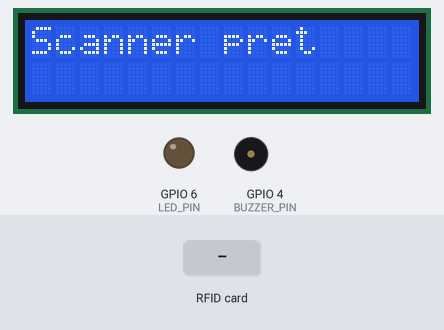
Simulated run of this sketch. Board: ESP32-S3. Parts: 16×2 character LCD, output pins drawn as LEDs (lit = HIGH), buzzer (waves = sounding). The test bench sets the inputs (shaded band). What the sketch prints to the serial monitor is not drawn.

Above: at 0.2 s.
At 2.3 s:
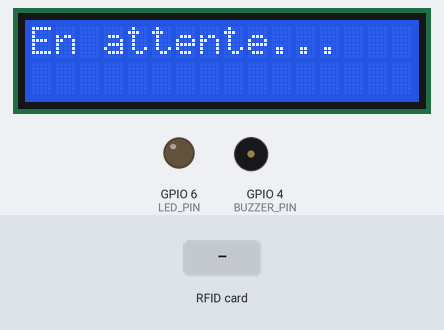
2.4 s: RFID card 5E 7A 19 C4 held to the reader
At 3.6 s:
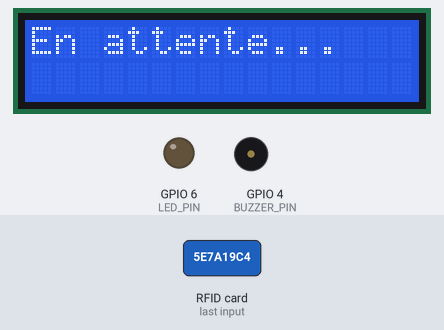
Timing chart, 0 to 5.4 s (numbered marks = the images above; inputs shaded):
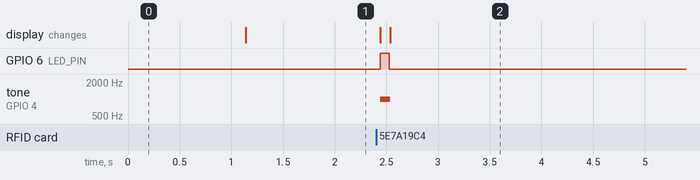

The sketch:

firmware.ino
```cpp
/*
 * RFID Enrollment Scanner — ESP32
 * Edge Attendance System (firmware-enrollment)
 *
 * Reads the UID of an RFID card presented to the MFRC522 (< 5 cm) and shows it
 * on a 16x2 I2C LCD with LED + buzzer feedback. The operator copies the UID
 * into the dashboard when enrolling a student. Wi-Fi/Bluetooth are disabled to
 * reduce power draw and RF interference.
 *
 * Hardware / wiring (ESP32 GPIO):
 *   MFRC522 (SPI): SS=5, SCK=18, MOSI=23, MISO=19, RST=22
 *   16x2 LCD (I2C, PCF8574 @ 0x27): SDA=21, SCL=22
 *   Status LED: GPIO 6
 *   Buzzer:     GPIO 4
 *
 * Libraries: MFRC522, LiquidCrystal_I2C
 */

#include <SPI.h>
#include <MFRC522.h>
#include <Wire.h>
#include <LiquidCrystal_I2C.h>
#include <WiFi.h>
#include <esp_bt.h>

// ---- Pin configuration ----
#define SS_PIN      5
#define RST_PIN     22
#define LED_PIN     6
#define BUZZER_PIN  4

// ---- LCD configuration ----
#define LCD_ADDR    0x27
#define LCD_COLS    16
#define LCD_ROWS    2

// ---- Behaviour ----
static const unsigned long LOOP_DELAY_MS = 50;  // poll period

MFRC522 rfid(SS_PIN, RST_PIN);
LiquidCrystal_I2C lcd(LCD_ADDR, LCD_COLS, LCD_ROWS);

String lastUID = "";

// Disable radios we do not use (lower power, fewer RF interferences).
void disableNetworkFeatures() {
  WiFi.mode(WIFI_OFF);
  btStop();
}

// Format the current card UID as an uppercase, colon-separated hex string.
String getCardUID() {
  String uid = "";
  for (byte i = 0; i < rfid.uid.size; i++) {
    if (i > 0) uid += ":";
    if (rfid.uid.uidByte[i] < 0x10) uid += "0";  // zero-pad each byte
    uid += String(rfid.uid.uidByte[i], HEX);
  }
  uid.toUpperCase();
  return uid;
}

void displayCardUID(const String &uid) {
  lcd.clear();
  lcd.setCursor(0, 0);
  lcd.print("UID:");
  lcd.setCursor(0, 1);
  lcd.print(uid);
}

void displayWaiting() {
  lcd.clear();
  lcd.setCursor(0, 0);
  lcd.print("En attente...");
}

void playCardDetectedSound() {
  tone(BUZZER_PIN, 1000, 100);  // 1 kHz, 100 ms
  digitalWrite(LED_PIN, HIGH);
}

void setup() {
  Serial.begin(115200);

  disableNetworkFeatures();

  // SPI + RFID
  SPI.begin();
  rfid.PCD_Init();

  // LCD
  lcd.init();
  lcd.backlight();

  // Feedback outputs
  pinMode(LED_PIN, OUTPUT);
  pinMode(BUZZER_PIN, OUTPUT);
  digitalWrite(LED_PIN, LOW);

  lcd.setCursor(0, 0);
  lcd.print("Scanner pret");
  delay(1000);
  displayWaiting();

  Serial.println("RFID enrollment scanner ready");
}

void loop() {
  // A new card is present and readable
  if (rfid.PICC_IsNewCardPresent() && rfid.PICC_ReadCardSerial()) {
    String uid = getCardUID();

    // Only react when the UID changes (debounce a card left on the reader)
    if (uid != lastUID) {
      lastUID = uid;
      displayCardUID(uid);
      playCardDetectedSound();
      Serial.println("UID: " + uid);
    }

    rfid.PICC_HaltA();
    rfid.PCD_StopCrypto1();
  } else {
    // No card: return to idle once
    if (lastUID != "") {
      displayWaiting();
      digitalWrite(LED_PIN, LOW);
      lastUID = "";
    }
  }

  delay(LOOP_DELAY_MS);
}
```

Measured:
- after the input at 2.4 s, GPIO 6 (LED_PIN): LOW → HIGH at once, → LOW 0.09 s later; tone on GPIO 4 (BUZZER_PIN): silent → 1000 Hz at once, → silent 0.10 s later; the display: first changes at once (image 2 shows a later state)
